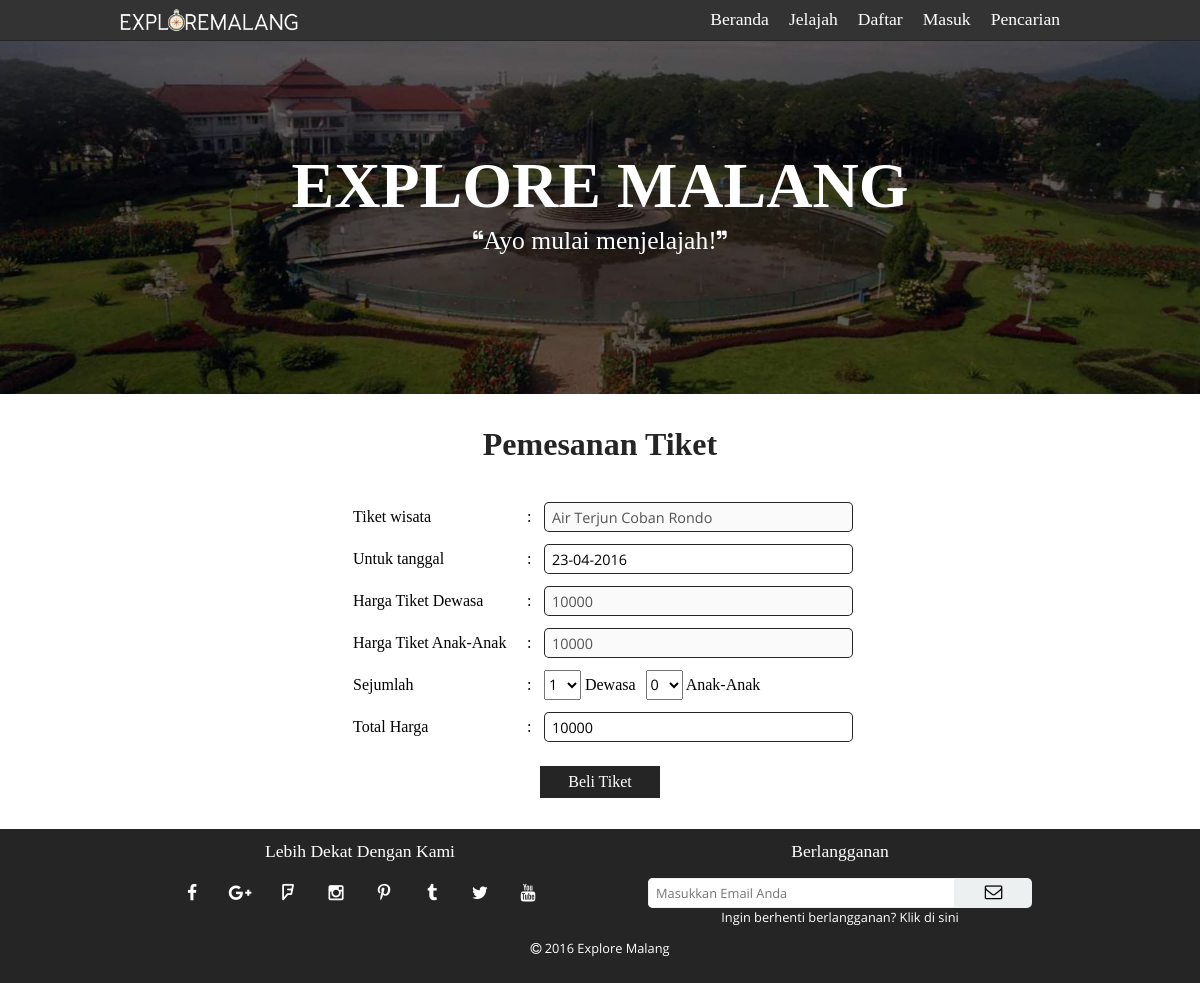
The page /reservation.php?id=4 on the database its author committed.
### tables this page shows
CREATE TABLE `tb_place` (
  `idplace` int(3) NOT NULL AUTO_INCREMENT,
  `name` varchar(50) NOT NULL,
  `description` text NOT NULL,
  `picture` varchar(50) NOT NULL DEFAULT 'css/img/place/',
  `category` enum('sport','park','recreation','history','nature') NOT NULL DEFAULT 'nature',
  `pricekid` int(10) NOT NULL DEFAULT '0',
  `priceadult` int(10) NOT NULL DEFAULT '0',
  `distance` int(3) NOT NULL DEFAULT '0',
  PRIMARY KEY (`idplace`)
);

### reservation.php (the view, shortened to what this page needs)
<?php
    require 'template/template-upper.php';
?>
<link rel="stylesheet" type="text/css" href="css/reservation.css">
<div id="reservation-container">
    <h3>Pemesanan Tiket</h3>
    <?php
        if (isset($_GET['id'])==true){
            $tbl_name="tb_place";
            $idplace=$_GET['id'];
            $query="SELECT * FROM $tbl_name WHERE idplace='$idplace'";
            $result=mysql_query($query);
            $data=mysql_fetch_array($result);
            if ($data['priceadult']!=0){
                echo '<form method="post" action="database/purchase.php" name="buy">';
                echo '<table>';
                echo '<tr>';
                echo '<td>Tiket wisata</td>';
                echo '<td>:</td>';
                echo '<td>';
                echo '<input type="text" disabled name="place" value="';
                echo $data['name'];
                echo '">';
                echo '</td>';
                echo '</tr>';
                echo '<tr>';
                echo '<td>Untuk tanggal</td>';
                echo '<td>:</td>';
                echo '<td><input type="text" readonly name="date" id="for" value="';
                $plusthree = strtotime("+ 3 day");
                echo date("d-m-Y",$plusthree);
                echo '" required></td>';
                echo '</tr>';
                echo '<tr>';
                echo '<td>Harga Tiket Dewasa</td>';
                echo '<td>:</td>';
                echo '<td>';
                echo '<input type="text" disabled name="price1" value="';
                echo $data['priceadult'];
                echo '">';
                echo '</td>';
                echo '</tr>';
                echo '<tr>';
                echo '<td>Harga Tiket Anak-Anak</td>';
                echo '<td>:</td>';
                echo '<td>';
                echo '<input type="text" disabled name="price2" value="';
                echo $data['pricekid'];
                echo '">';
                echo '</td>';
                echo '</tr>';
                echo '<tr>';
                echo '<td>Sejumlah</td>';
                echo '<td>:</td>';
                echo '<td>';
                echo '<select name="adult" onchange="countPrice()">';
                echo '<option value="1">1</option>';
                echo '</select>';
                echo ' Dewasa ';
                echo '<select name="kid" onchange="countPrice()">';
                echo '<option value="0">0</option>';
                echo '</select>';
                echo ' Anak-Anak';
                echo '</td>';
                echo '</tr>';
                echo '<tr>';
                echo '<td>Total Harga</td>';
                echo '<td>:</td>';
                echo '<td>';
                echo '<input type="text" readonly name="price" value="';
                echo $data['priceadult'];
                echo '">';
                echo '</td>';
                echo '</tr>';
                echo '<tr>';
                echo '<td colspan="3">';
                echo '<input type="submit" value="Beli Tiket">';
                echo '</td>';
                echo '</tr>';
                echo '</table>';
                echo '</form>';
            }
            else {
                echo '<h3>Wisata ini tidak memerlukan pemesanan tiket</h3>';
            }
        }
        else {
            echo '<h3>Anda masuk dari link yang salah</h3>';
        }
    ?>
</div>
<?php
    require 'template/template-footer.php';
?>

### css/style.css (style rules this page uses)
body { margin: 0; min-height: 100%; }

### css/reservation.css (style rules this page uses)
#reservation-container { width: 80%; margin: auto; text-align: center; }
#reservation-container>h3 { font-size: 2em; font-family: Pseudonym; color: #252525; }
#reservation-container>form>table { width: 500px; margin: auto; font-family: Pseudonym; font-size: 1em; }
#reservation-container>form>table td { height: 40px; vertical-align: middle; }
#reservation-container>form>table td:first-child { width: 170px; }
#reservation-container>form>table td input[type="text"] { height: 30px; width: 100%; border-radius: 5px; padding-left: 8px; padding-right: 8px; font-family: Open-Sans; font-size: 0.9em; border-style: none; margin: 0; margin-left: 6px; box-shadow: inset 0px 0px 0px 1px #252525; }
#reservation-container>form>table td select { height: 30px; width: 37px; margin-left: 6px; font-family: Open-Sans; font-size: 0.9em; }
#reservation-container>form>table td[colspan="3"] { text-align: center; }
#reservation-container>form>table td input[type="submit"] { margin-top: 16px; margin-bottom: 12px; height: 32px; width: 120px; background-color: #252525; color: #fff; font-family: Pseudonym; font-size: 1em; border-style: none; cursor: pointer; }

### rows shown on the page
tb_place: place "Air Terjun Coban Rondo", price1 "10000", price2 "10000", price "10000"
